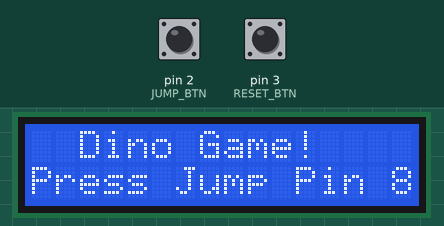
A sketch run on a simulated Arduino Uno, built with avr-gcc and run on an emulated ATmega328P. Shown: 16×2 character LCD. The inputs (shaded band) are chosen by the test bench; at power-on: pin 2 (JUMP_BTN) HIGH, pin 3 (RESET_BTN) HIGH.

Above: at 0.9 s.
1.0 s: pin 2 (JUMP_BTN) pulled LOW for 0.15 s
At 1.12 s:
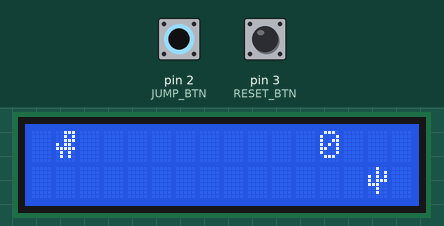
3.1 s: pin 3 (RESET_BTN) pulled LOW for 1 s
At 4.08 s:
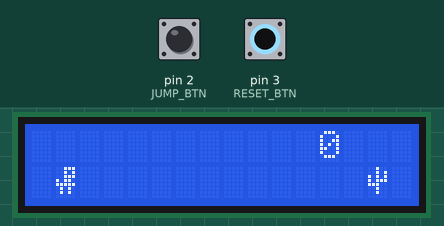
7.1 s: pin 3 (RESET_BTN) pulled LOW for 0.15 s
At 7.64 s:
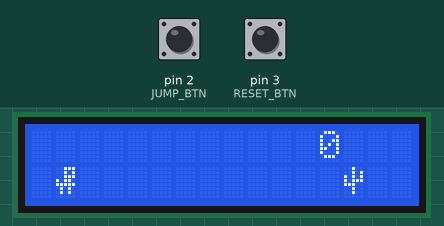
9.6 s: pin 2 (JUMP_BTN) pulled LOW for 1 s
At 9.96 s:
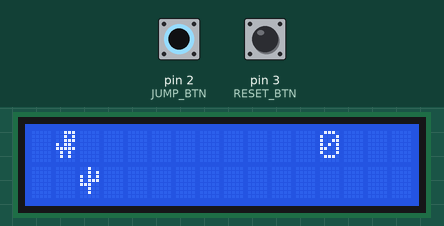
12.1 s: pin 3 (RESET_BTN) pulled LOW for 3.2 s
At 12.83 s:
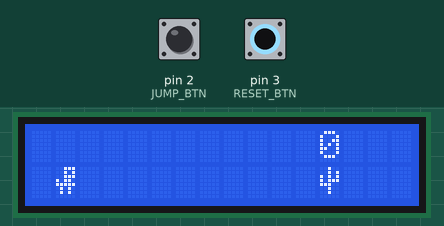
16.8 s: pin 2 (JUMP_BTN) driven LOW and pin 3 (RESET_BTN) driven LOW
At 21.27 s:
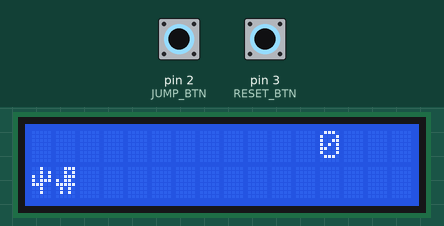

Measured:
- after the input at 1.0 s, the display: changes at once (image 1)
- after the input at 3.1 s, the display: first differs from a run without the input after 0.67 s (image 2 shows a later state)
- after the input at 7.1 s, the display: first changes at once (image 3 shows a later state)
- after the input at 12.1 s, the display: first changes at once (image 5 shows a later state)

The sketch:

Dino_LCD.ino
```cpp
#include <Wire.h>
#include <LiquidCrystal_I2C.h>

LiquidCrystal_I2C lcd(0x27, 16, 2);

// Define button pins
const int JUMP_BTN = 2;
const int RESET_BTN = 3;

// Custom character for the Dinosaur
byte dino[8] = {
  B00111,
  B00101,
  B00111,
  B10110,
  B11111,
  B01010,
  B01010,
  B00000
};

// Custom character for the Cactus obstacle
byte cactus[8] = {
  B00100,
  B00101,
  B10101,
  B10111,
  B11100,
  B00100,
  B00100,
  B00000
};

// Game Variables
int dinoRow = 1;         // 1 = bottom row, 0 = top row
int cactusCol = 15;      // Starts at the far right of the screen
int score = 0;
int jumpFrames = 0;      // How long the dino stays in the air
int gameSpeed = 200;     // Milliseconds per frame (lower is faster)
bool isGameOver = false;
unsigned long lastFrameTime = 0;

void setup() {
  // Initialize the I2C LCD and turn on the backlight
  lcd.init();
  lcd.backlight();

  // Use internal pull-up resistors (buttons read LOW when pressed)
  pinMode(JUMP_BTN, INPUT_PULLUP);
  pinMode(RESET_BTN, INPUT_PULLUP);

  // Load custom characters into LCD memory
  lcd.createChar(0, dino);
  lcd.createChar(1, cactus);

  // Show Start Screen
  lcd.setCursor(0, 0);
  lcd.print("  Dino Game!  ");
  lcd.setCursor(0, 1);
  lcd.print("Press Jump Pin 8");

  // Wait for the player to press jump to start
  while(digitalRead(JUMP_BTN) == HIGH) {
    delay(10);
  }
  lcd.clear();
}

void loop() {
  if (!isGameOver) {
    // If button is pressed (LOW) and dino is on the ground
    if (digitalRead(JUMP_BTN) == LOW && dinoRow == 1) {
      dinoRow = 0;       // Move dino to top row
      jumpFrames = 3;    // Stay up for 3 frames
    }

    // Advance the game frame based on gameSpeed
    if (millis() - lastFrameTime > gameSpeed) {

      // Handle jump gravity
      if (dinoRow == 0) {
        jumpFrames--;
        if (jumpFrames <= 0) {
          dinoRow = 1;   // Bring dino back to ground
        }
      }

      // Move cactus left
      cactusCol--;

      // If cactus goes off screen, reset it and add a point
      if (cactusCol < 0) {
        cactusCol = 15;
        score++;

        // Speed up the game slightly every time an obstacle is cleared
        if (gameSpeed > 60) {
          gameSpeed -= 5;
        }
      }

      // Collision Detection
      // If cactus is in the same column as the dino and dino is on ground
      if (cactusCol == 1 && dinoRow == 1) {
        isGameOver = true;
      }

      // 4. Draw the Screen
      lcd.clear();

      // Draw Dino (always in column 1, row depends on jump)
      lcd.setCursor(1, dinoRow);
      lcd.write(byte(0));

      // Draw Cactus
      lcd.setCursor(cactusCol, 1);
      lcd.write(byte(1));

      // Draw Score
      lcd.setCursor(12, 0);
      lcd.print(score);

      lastFrameTime = millis();
    }
  } else {
    // GAME OVER STATE
    lcd.setCursor(0, 0);
    lcd.print("   Game Over!   ");
    lcd.setCursor(0, 1);
    lcd.print("Score: ");
    lcd.print(score);
    lcd.print("       ");

    // Wait for Reset Button to be pressed
    if (digitalRead(RESET_BTN) == LOW) {
      resetGame();
      delay(200); // Small debounce delay
    }
  }
}

// Resets all variables to their starting values
void resetGame() {
  isGameOver = false;
  cactusCol = 15;
  score = 0;
  gameSpeed = 200;
  dinoRow = 1;
  jumpFrames = 0;
  lcd.clear();
}
```
